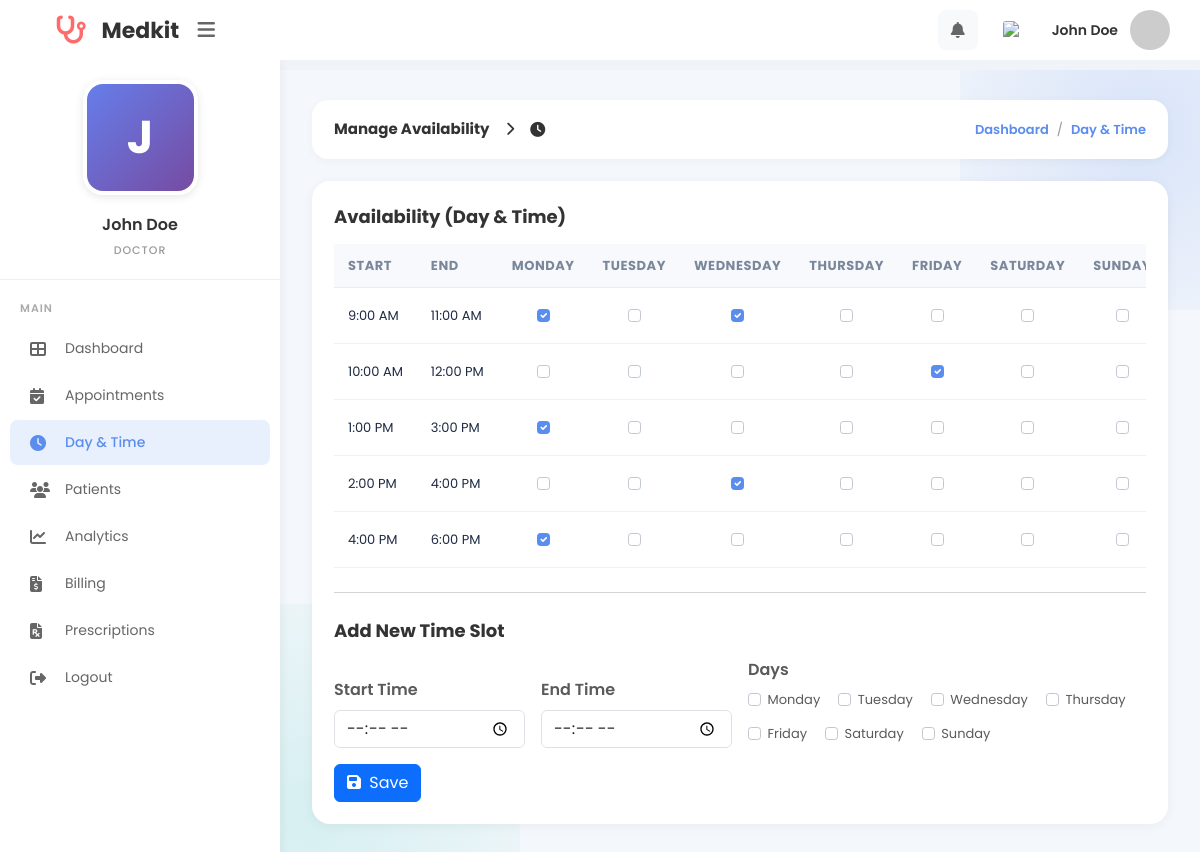
The app's page /MINI_PHP/add_day_time.php (signed in) with its own data.
### tables this page shows
CREATE TABLE `users` (
  `id` int(11) NOT NULL,
  `firstname` varchar(225) DEFAULT '',
  `lastname` varchar(225) DEFAULT '',
  `phone_number` bigint(20) DEFAULT 0,
  `date_of_birth` date DEFAULT curdate(),
  `email` varchar(50) NOT NULL,
  `gender` varchar(100) DEFAULT '',
  `address` varchar(225) DEFAULT '',
  `clinic_name` varchar(255) DEFAULT NULL,
  `experience_years` int(11) DEFAULT 0,
  `education` varchar(255) DEFAULT NULL,
  `bio` text DEFAULT NULL,
  `password` varchar(255) NOT NULL,
  `role_id` int(11) DEFAULT 0,
  `category_id` int(11) DEFAULT NULL,
  `created_at` timestamp NOT NULL DEFAULT current_timestamp(),
  `updated_at` timestamp NOT NULL DEFAULT current_timestamp() ON UPDATE current_timestamp(),
  `profile_image` varchar(255) DEFAULT NULL,
  `license_number` varchar(50) DEFAULT NULL,
  `license_document` varchar(255) DEFAULT NULL,
  `verification_status` enum('verified','pending','rejected') NOT NULL DEFAULT 'verified',
  `verification_reason` varchar(255) DEFAULT NULL,
  `verified_at` timestamp NULL DEFAULT NULL,
  `verified_by_admin_id` int(11) DEFAULT NULL,
  `commission_percent` decimal(5,2) NOT NULL DEFAULT 10.00
);

CREATE TABLE `doctor_available_time` (
  `id` int(11) NOT NULL,
  `day_id` int(11) DEFAULT 0,
  `start_time` time DEFAULT '00:00:00',
  `end_time` time DEFAULT '00:00:00',
  `created_at` timestamp NOT NULL DEFAULT current_timestamp(),
  `updated_at` timestamp NOT NULL DEFAULT current_timestamp() ON UPDATE current_timestamp()
);

### MINI_PHP/add_day_time.php (the view, shortened to what this page needs)
<?php
include("config.php");
$doctor_id = $_SESSION['doctor_id'];
$doctor_id = (int)$doctor_id;
$doctor_res = mysqli_query($conn, "SELECT firstname, lastname, profile_image FROM users WHERE id = $doctor_id LIMIT 1");
$doctor = $doctor_res ? mysqli_fetch_assoc($doctor_res) : null;
$doctor['profile_image'] = $doctor['profile_image'] ?? '';
$days_map = [
    '1' => 'Monday',
    '2' => 'Tuesday',
    '3' => 'Wednesday',
    '4' => 'Thursday',
    '5' => 'Friday',
    '6' => 'Saturday',
    '7' => 'Sunday'
];
$time_slots = [];
$res = mysqli_query($conn, "
    SELECT t.id as time_id, t.start_time, t.end_time, d.id as day_id, d.day
    FROM doctor_available_time t
    JOIN doctor_available_day d ON t.day_id=d.id
    WHERE d.doctor_id = $doctor_id
    ORDER BY t.start_time, t.end_time
");
while ($row = mysqli_fetch_assoc($res)) {
    $unique_time_key = $row['start_time'] . '_' . $row['end_time'];
    if (!isset($time_slots[$unique_time_key])) {
        $time_slots[$unique_time_key] = [
            'start_time' => $row['start_time'],
            'end_time' => $row['end_time'],
            'days' => []
        ];
    }
    $time_slots[$unique_time_key]['days'][$row['day']] = [
        'day_id' => $row['day_id'],
        'time_id' => $row['time_id']
    ];
}
$time_slots = array_values($time_slots);
?>
<!DOCTYPE html>
<html lang="en">
<head>
    <link href="https://cdn.jsdelivr.net/npm/bootstrap@5.3.2/dist/css/bootstrap.min.css" rel="stylesheet">
    <link href="https://cdnjs.cloudflare.com/ajax/libs/font-awesome/6.4.0/css/all.min.css" rel="stylesheet">
</head>
<body>
    <div class="top-header">
        <div class="header-left">
            <div class="logo">
                <i class="fa-solid fa-stethoscope"></i>
                <span>Medkit</span>
            </div>
            <button class="menu-toggle" type="button">
                <i class="fas fa-bars"></i>
            </button>
        </div>
        <div class="header-right">
            <div class="dropdown" style="position: relative;">
                <button class="header-icon" type="button" data-notif-toggle aria-label="Notifications" aria-expanded="false">
                    <i class="fas fa-bell"></i>
                </button>
            </div>
            <img src="https://flagcdn.com/w40/us.png" alt="US" class="flag-icon">
            <a href="doctor_profile.php" class="user-profile text-decoration-none" title="View Profile" aria-label="View Profile">
                <span class="user-name"><?= htmlspecialchars(trim($doctor['firstname'] . ' ' . $doctor['lastname'])) ?></span>
                <?php
                $doctor_avatar_src = (!empty($doctor['profile_image']) && file_exists(__DIR__ . '/' . $doctor['profile_image']))
                    ? $doctor['profile_image']
                    : "https://ui-avatars.com/api/?name=" . urlencode(trim($doctor['firstname'] . ' ' . $doctor['lastname'])) . "&background=5a8dee&color=fff";
                ?>
                <img src="<?= htmlspecialchars($doctor_avatar_src) ?>" alt="Profile" class="user-avatar">
            </a>
        </div>
    </div>
    <div class="sidebar">
        <div class="doctor-profile-sidebar">
            <div class="profile-image-wrapper">
                <form id="profileImageForm" action="doctor_profile_image.php" method="POST" enctype="multipart/form-data">
                    <label for="profileImageInput" style="cursor: pointer; display: block; width: 115px; height: 115px; margin: 0 auto;">
                        <div class="profile-image-container" id="sidebarProfileImage">
                            <?php if (!empty($doctor['profile_image']) && file_exists(__DIR__ . '/' . $doctor['profile_image'])): ?>
                                <img src="<?= htmlspecialchars($doctor['profile_image']) ?>" alt="Profile" style="width: 100%; height: 100%; object-fit: cover; display: block;">
                            <?php else: ?>
                                <?= strtoupper(substr($doctor['firstname'] ?: 'D', 0, 1)) ?>
                            <?php endif; ?>
                        </div>
                    </label>
                </form>
            </div>
            <div class="profile-name"><?= htmlspecialchars(trim($doctor['firstname'] . ' ' . $doctor['lastname'])) ?></div>
            <div class="profile-role">DOCTOR</div>
        </div>
        <nav class="nav-menu">
            <div class="nav-label">MAIN</div>
            <a href="doctor_dashboard.php" class="nav-item">
                <i class="fas fa-th-large"></i>
                <span>Dashboard</span>
            </a>
            <a href="booking.php" class="nav-item">
                <i class="fas fa-calendar-check"></i>
                <span>Appointments</span>
            </a>
            <a href="add_day_time.php" class="nav-item active">
                <i class="fas fa-clock"></i>
                <span>Day &amp; Time</span>
            </a>
            <a href="doctor_patients.php" class="nav-item">
                <i class="fas fa-users"></i>
                <span>Patients</span>
            </a>
            <a href="doctor_analytics.php" class="nav-item">
                <i class="fas fa-chart-line"></i>
                <span>Analytics</span>
            </a>
            <a href="doctor_billing.php" class="nav-item">
                <i class="fas fa-file-invoice-dollar"></i>
                <span>Billing</span>
            </a>
            <a href="doctor_prescriptions.php" class="nav-item">
                <i class="fas fa-file-prescription"></i>
                <span>Prescriptions</span>
            </a>
            <a href="logout.php" class="nav-item">
                <i class="fas fa-right-from-bracket"></i>
                <span>Logout</span>
            </a>
        </nav>
    </div>
    <div class="main-content">
        <div class="breadcrumb-bar">
            <div class="breadcrumb-title">
                <span>Manage Availability</span>
                <i class="fas fa-chevron-right" style="font-size: 14px; margin: 0 8px;"></i>
                <i class="fas fa-clock"></i>
            </div>
            <div class="breadcrumb-links">
                <a href="doctor_dashboard.php" style="color: #5a8dee; font-weight: 600; text-decoration: none;">Dashboard</a>
                <span>/</span>
                <span style="color: #5a8dee; font-weight: 600;">Day &amp; Time</span>
            </div>
        </div>
        <div class="panel-card">
            <div class="card-title">Availability (Day &amp; Time)</div>
            <?php if (!empty($time_slots)): ?>
                <div class="table-responsive">
                    <table class="availability-table">
                        <thead>
                            <tr>
                                <th>Start</th>
                                <th>End</th>
                                <?php foreach ($days_map as $day): ?>
                                    <th class="day-col"><?= htmlspecialchars($day) ?></th>
                                <?php endforeach; ?>
                            </tr>
                        </thead>
                        <tbody>
                            <?php foreach ($time_slots as $slot): ?>
                                <tr data-start-time="<?= htmlspecialchars($slot['start_time']) ?>" data-end-time="<?= htmlspecialchars($slot['end_time']) ?>">
                                    <td><?= htmlspecialchars(date("g:i A", strtotime($slot['start_time']))) ?></td>
                                    <td><?= htmlspecialchars(date("g:i A", strtotime($slot['end_time']))) ?></td>
                                    <?php foreach ($days_map as $num => $day_name):
                                        $day_data = $slot['days'][$num] ?? null;
                                        $checked = $day_data ? 'checked' : '';
                                    ?>
                                        <td class="day-col">
                                            <input class="form-check-input" type="checkbox" onchange="toggleDay(this, <?= (int)$num ?>)" <?= $checked ?>>
                                        </td>
                                    <?php endforeach; ?>
                                </tr>
                            <?php endforeach; ?>
                        </tbody>
                    </table>
                </div>
            <?php else: ?>
                <div class="text-center text-muted py-4">No time slots added yet.</div>
            <?php endif; ?>
            <hr class="my-4">
            <div class="card-title">Add New Time Slot</div>
            <form method="POST">
                <div class="row g-3 align-items-end">
                    <div class="col-md-3">
                        <label class="form-label fw-semibold">Start Time</label>
                        <input type="time" name="start_time" class="form-control" required>
                    </div>
                    <div class="col-md-3">
                        <label class="form-label fw-semibold">End Time</label>
                        <input type="time" name="end_time" class="form-control" required>
                    </div>
                    <div class="col-md-6">
                        <label class="form-label fw-semibold d-block">Days</label>
                        <div class="days-grid">
                            <?php foreach ($days_map as $num => $dname): ?>
                                <div class="form-check">
                                    <input class="form-check-input" type="checkbox" name="days[]" id="day_<?= (int)$num ?>" value="<?= (int)$num ?>">
                                    <label class="form-check-label" for="day_<?= (int)$num ?>"><?= htmlspecialchars($dname) ?></label>
                                </div>
                            <?php endforeach; ?>
                        </div>
                    </div>
                </div>
                <div class="mt-3">
                    <button type="submit" name="add_time" class="btn btn-primary">
                        <i class="fas fa-save me-1"></i> Save
                    </button>
                </div>
            </form>
        </div>
    </div>
</body>
</html>

### records on screen
users: firstname+lastname "John Doe", firstname "J"
doctor_available_time: start_time "10:00 AM", end_time "12:00 PM"
doctor_available_time: start_time "1:00 PM", end_time "3:00 PM"
doctor_available_time: start_time "2:00 PM", end_time "4:00 PM"
doctor_available_time: start_time "4:00 PM", end_time "6:00 PM"

### other values on screen
$day "MONDAY"
$day "TUESDAY"
$day "WEDNESDAY"
$day "THURSDAY"
$day "FRIDAY"
$day "SATURDAY"
date("g:i A", strtotime($slot['start_time'])) "9:00 AM"
date("g:i A", strtotime($slot['end_time'])) "11:00 AM"
$dname "Monday"
$dname "Tuesday"
$dname "Wednesday"
$dname "Thursday"
$dname "Friday"
$dname "Saturday"
$dname "Sunday"
